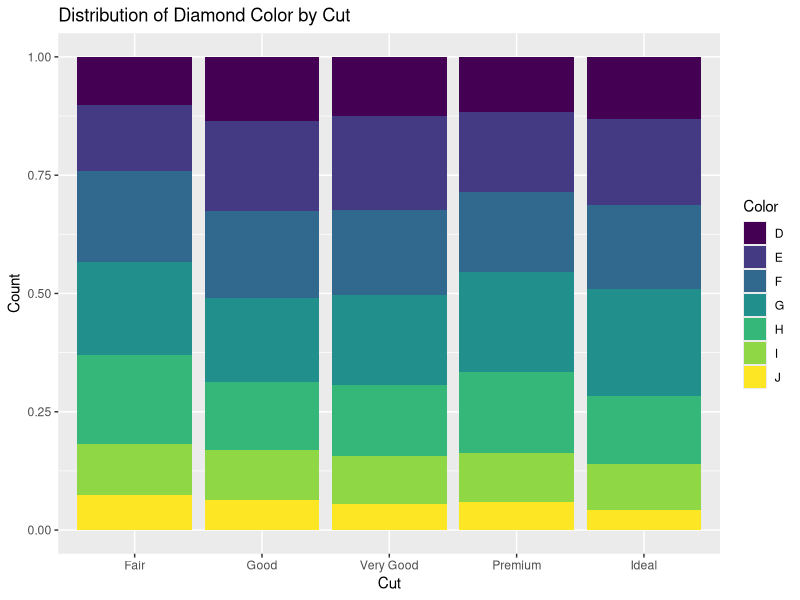
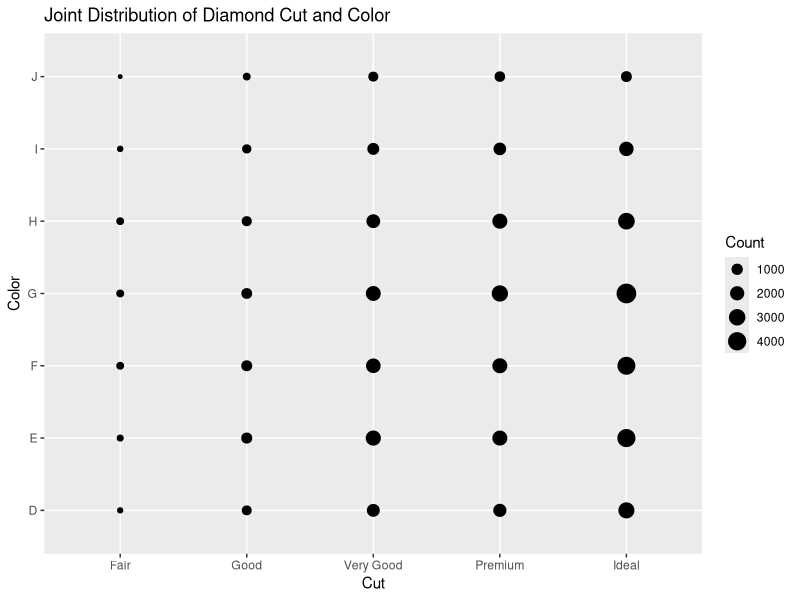
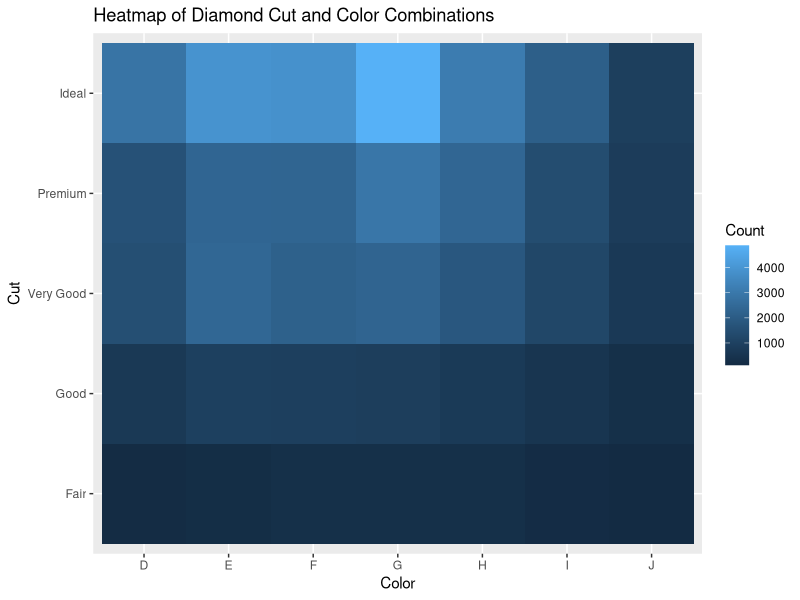
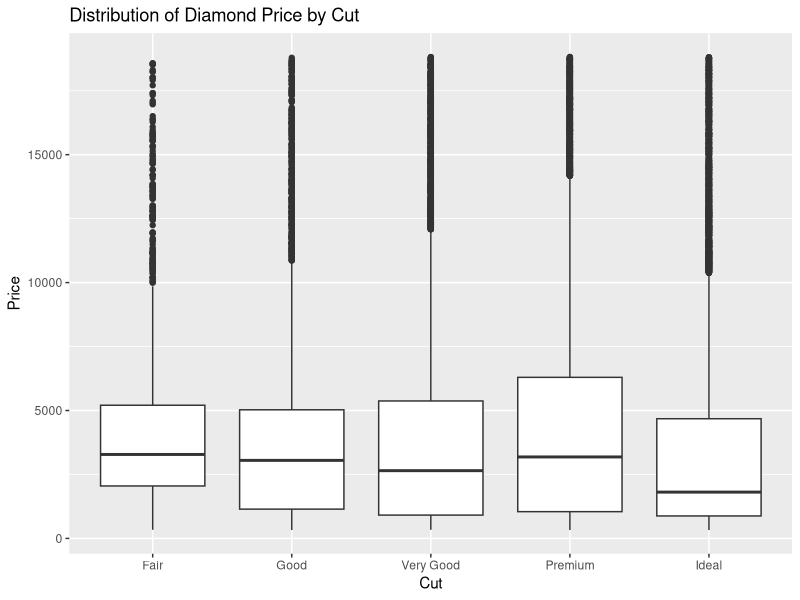
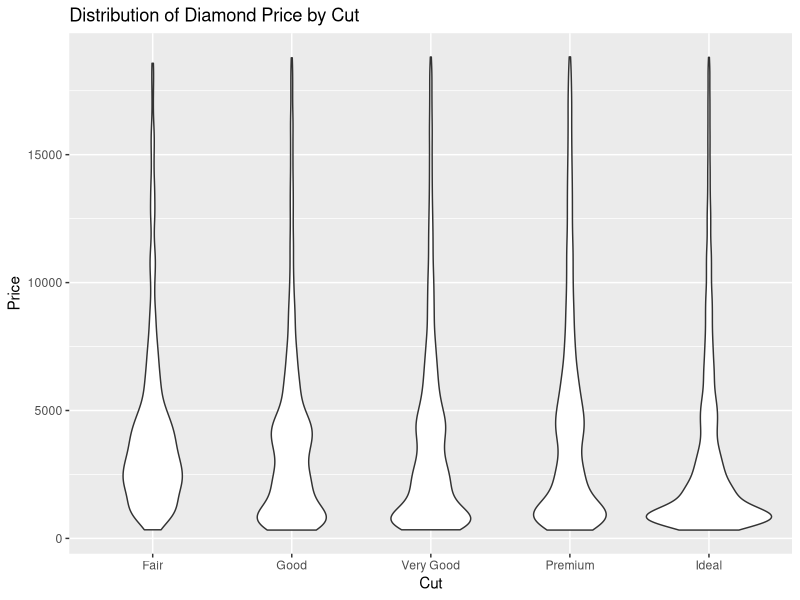
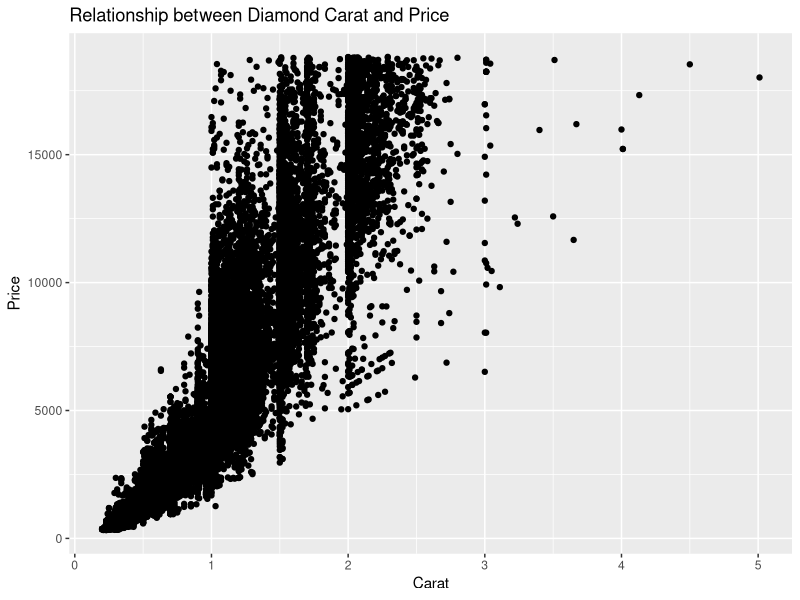
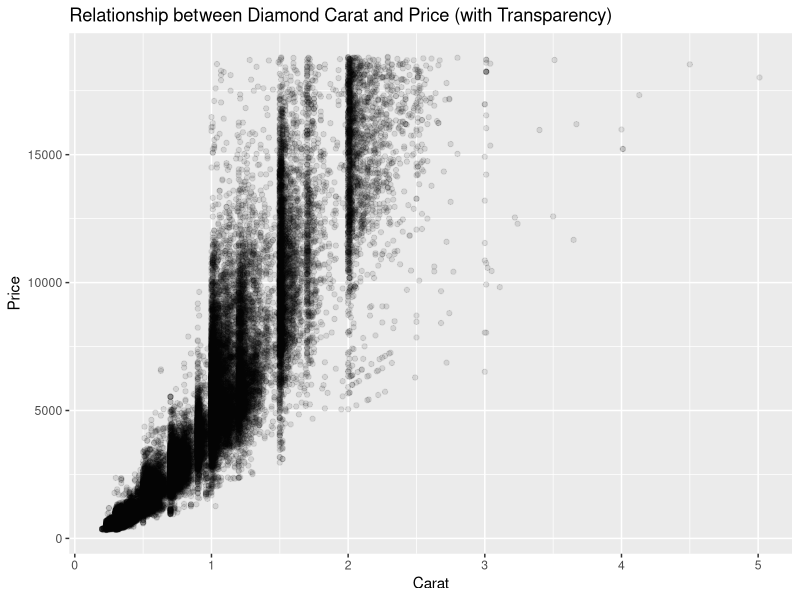
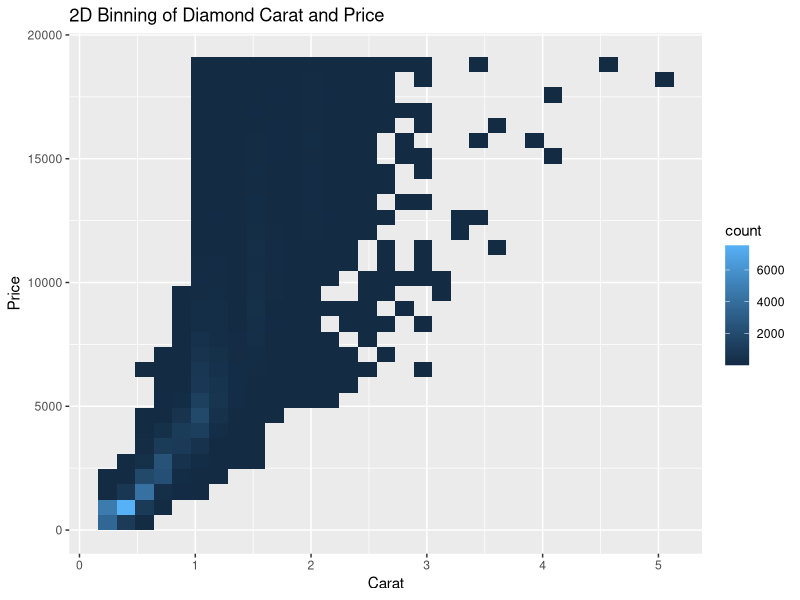

These charts were generated, in order, by the following R code:
## ---- chunk 1
#| message: false
#| warning: false
# Install ggplot2 if you haven't already
# install.packages("tidyverse")
# Load the tidyverse library

library(tidyverse)


## ---- chunk 2
# Load the diamonds dataset
data(diamonds)

# Examine the structure of the dataset

str(diamonds)

## ---- chunk 3
# Bar chart with fill

ggplot(diamonds, aes(x = cut, fill = color)) +
  geom_bar(position="fill") +
  labs(title = "Distribution of Diamond Color by Cut",
       x = "Cut",
       y = "Count",
       fill = "Color")

# geom_count
ggplot(diamonds, aes(x = cut, y = color)) +
  geom_count() +
  labs(title = "Joint Distribution of Diamond Cut and Color",
       x = "Cut",
       y = "Color",
       size = "Count")

# geom_tile
diamonds_counts <- diamonds %>%
  dplyr::count(color, cut)

ggplot(diamonds_counts, aes(x = color, y = cut, fill = n)) +
  geom_tile() +
  labs(title = "Heatmap of Diamond Cut and Color Combinations",
       x = "Color",
       y = "Cut",
       fill = "Count")

## ---- chunk 4
# Boxplot
ggplot(diamonds, aes(x = cut, y = price)) +
  geom_boxplot() +
  labs(title = "Distribution of Diamond Price by Cut",
       x = "Cut",
       y = "Price")

# Violin plot
ggplot(diamonds, aes(x = cut, y = price)) +
  geom_violin() +
  labs(title = "Distribution of Diamond Price by Cut",
       x = "Cut",
       y = "Price")
## ---- chunk 5
# Scatterplot
ggplot(diamonds, aes(x = carat, y = price)) +
  geom_point() +
  labs(title = "Relationship between Diamond Carat and Price",
       x = "Carat",
       y = "Price")

# Scatterplot with transparency for large datasets
ggplot(diamonds, aes(x = carat, y = price)) +
  geom_point(alpha = 0.1) +
  labs(title = "Relationship between Diamond Carat and Price (with Transparency)",
       x = "Carat",
       y = "Price")

# 2D binning
ggplot(diamonds, aes(x = carat, y = price)) +
  geom_bin2d() +
  labs(title = "2D Binning of Diamond Carat and Price",
       x = "Carat",
       y = "Price")
## ---- chunk 6

diamonds %>% 
  filter(color == c("J", "D")) %>% #diamond colour, from J (worst) to D (best)
  mutate(color2= ifelse(color=="J",0,1)) %>%  # tranforming categories into binary numbers 0 = worst and 1 = best
  ggplot(aes(x = price, y = color2)) +
  geom_jitter(height = .1, alpha=0.2) + # expore these argumentes using documentation
  geom_smooth(method = "glm",
              method.args=list (family="binomial"), se=FALSE)+
  labs(title = "",
       x = "Price (USD)",
       y = "Color")

